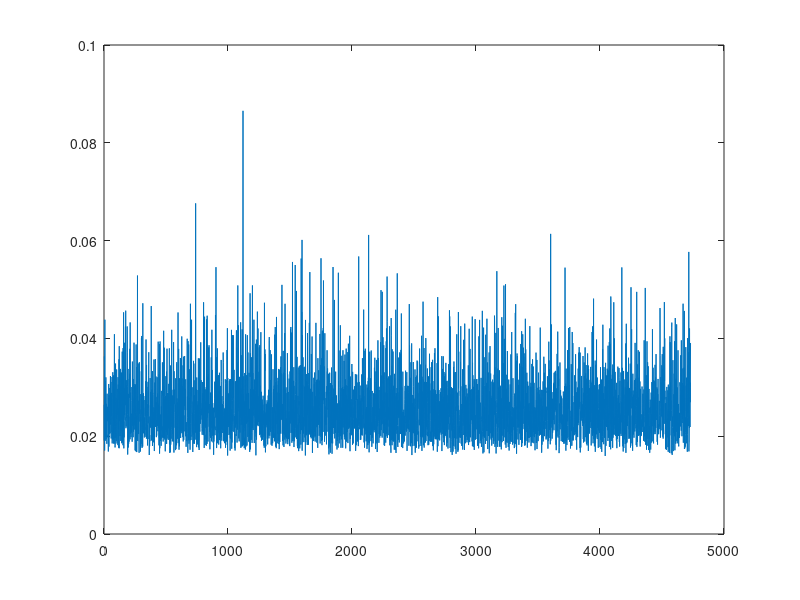

Recreate this plot in MATLAB.
% % % ENSE 623 Project - AGV System Simulation
% % %
% % % AGV Monte Carlo Function

clear
clc

% function [data_table, lead_time, idle_time] = agv_MC(agv_speed, ...
%     agv_mean_load, agv_count, arrival_rate, node_distances, ...
%     mfg_rate, pkg_rate)

% The inuputs to the function are:
% agv_speed -> Speed of the AGV in km/h (scalar)
% agv_mean_load -> Mean capacity of the robots between each node in units (1x4 array)
% agv_count -> Number of AGVs between two nodes (1x4 array)
% arrival_rate -> Arrival rate of material in units/hr (scalar)
% node_distances -> Distance between nodes in km (1x4 array)
% mfg_rate -> Manufacturing rate in units/hr (scalar)
% pkg_rate -> Packaging rate in units/hr (scalar)

% if(nargin < 7)  % if the number of inputs to the function is less than 7, use fixed values
    agv_speed = 5.4;                % km/h [based on Otto]
    
    lambda_D = 200;                 % Delivery Node arrival rate
    mu_M = 300;                     % Assumed Manufacturing rate = 300 units/hr
    mu_P = 600;                     % Assumed Packaging rate = 1200 units/hr
    
    mean_load_DS = 1;              % 10 units
    n_DS = 10;                       % No. of AGVs
    d_DS = 0.040;                   % distance between D and S = 40m = 0.04km
    
    mean_load_SM = 1;              % 10 units
    n_SM = 10;                       % No. of AGVs
    d_SM = 0.030;                   % distance between D and S = 30m = 0.03km
    
    mean_load_MB = 1;              % 10 units
    n_MB = 13;                       % No. of AGVs
    d_MB = 0.020;                   % distance between D and S = 20m = 0.0200km
    
    mean_load_BP = 1;              % 10 units
    n_BP = 19;                       % No. of AGVs
    d_BP = 0.070;                   % distance between B and P = 70m = 0.070km
% else
%     lambda_D = arrival_rate;
%     mu_M = mfg_rate;
%     mu_P = pkg_rate;
%     
%     mean_load_DS = agv_mean_load(1);
%     mean_load_SM = agv_mean_load(2);
%     mean_load_MB = agv_mean_load(3);
%     mean_load_BP = agv_mean_load(4);
%     
%     n_DS = agv_count(1);
%     n_SM = agv_count(2);
%     n_MB = agv_count(3);
%     n_BP = agv_count(4);
%     
%     d_DS = node_distances(1);
%     d_SM = node_distances(2);
%     d_MB = node_distances(3);
%     d_BP = node_distances(4);
% end

%% Delivery Node (M/D/1)

mu_DS = mean_load_DS*n_DS/((2*d_DS/agv_speed)+(2/60));

rho_DS = lambda_D/mu_DS;        % Delivery Node utilization

%% Storage Node (D/D/1)

lambda_S = mu_DS;               % Storage Node arrival rate

mu_SM = mean_load_SM*n_SM/((2*d_SM/agv_speed)+2/60);

rho_SM = lambda_S/mu_SM;        % Storage Node utilization

%% Manufacturing Node (D/M/1)

lambda_M = mu_SM;               % Manufacturing Node arrival rate
beta = 1/lambda_M;

rho_M = lambda_M/mu_M;          % Manufacturing Node utilization

%% Pseudo Manufacturing Transportation Node (M/D/1)

lambda_MB = mu_M;

mu_MB = mean_load_MB*n_MB/((2*d_MB/agv_speed)+2/60);

rho_MB = lambda_MB/mu_MB;


%% Buffer Node (D/D/1)

lambda_B = mu_MB;        

mu_BP = mean_load_BP*n_BP/((2*d_BP/agv_speed)+2/60);

rho_BP = lambda_B/mu_BP;

%% Packaging Node (D/M/1) 

lambda_P = mu_BP;
beta = 1/lambda_P;

rho_P = lambda_P/mu_P;          % Packaging Node utilization


%% Monte Carlo code starts

% Initializing System Time
T_s(1,1) = 0;                          
n = 1;

%%%% Delivery Node %%%% 

while T_s < 24                                % for T_S in a 24 hr period
    
    n = n+1;
    W_q_D = random('exp',1/lambda_D);         % Inter-arrival times for the Delivery node
    T_s(n,1) = T_s(n-1,1) + W_q_D;            % Inter-arrival times added to System time
    
    W_q_D_matrix(n-1,1) = W_q_D; 
end
T_s = T_s(1:n-1,1);
n = n-1;
disp(T_s)
disp(n)
W_q_D_matrix;

X_DS(1:n,1) = 1/mu_DS;

%%%% Storage Node %%%%

W_q_S(1:n,1) = 0;           % Because Storage node is A D/D/1 Queue.

X_SM(1:n,1) = 1/mu_SM;      % Interarrival times to Manufacturing Node

%%%% Manufacturing Node %%%%

for const = 1:n
    X_M(const,1) = random('exp',1/mu_M);         % Service times for the Manufacturing node
end

X_MB(1:n,1) = 1/mu_MB;

%%%% Buffer Node %%%%

W_q_B(1:n,1) = 0;           % Because Buffer node is A D/D/1 Queue.

X_BP(1:n,1) = 1/mu_BP;      % Interarrival times to Packaging Node


%%%% Packaging Node %%%%

for const2 = 1:n
    X_P(const2,1) = random('exp',1/mu_P);         % Service times for the Packaging node
end

% Initializing Time Progression Matrix for each piece of raw material in the
% system.
% The 11 columns of this matrix represent the System 
% 1. T_s
% 2. W_q_D
% 3. X_DS
% 4. W_q_S
% 5. X_SM
% 6. X_M
% 7. X_MB
% 8. W_q_B
% 9. X_BP
% 10. X_P


T_prog  = [T_s,W_q_D_matrix,X_DS,W_q_S, X_SM, X_M,X_MB, W_q_B, X_BP, X_P];

% Total Wait time for each item entering the system. (It is a sum of column 2 - 9 of T_prog)
system_lead_time = sum(T_prog(:,2:10),2);  

mean_total_wait_time = mean(system_lead_time)
std(system_lead_time)

% Plot of System Lead Time for every piece of raw material in the system. 
plot(system_lead_time) 


% end
